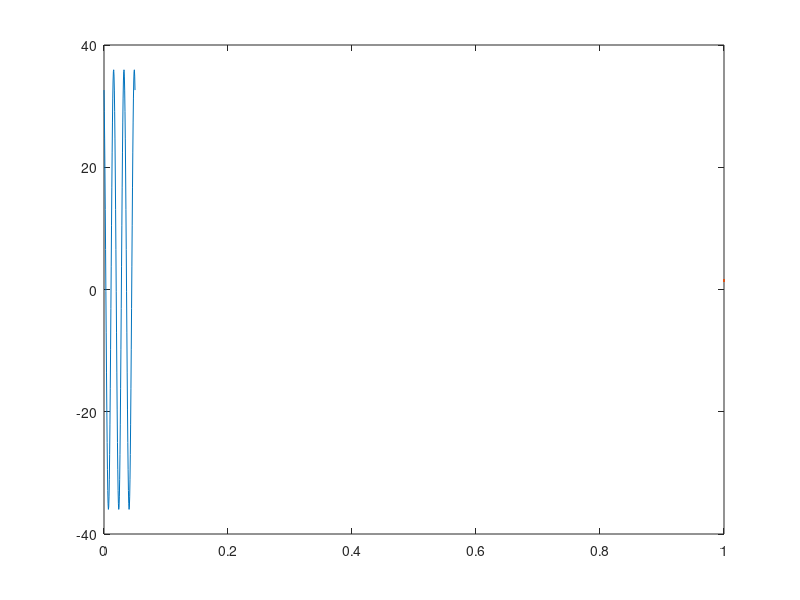

Recreate this plot in MATLAB. (Note: this script raises an error after producing the figure.)
clear;
close all;
%% 2. Plotting A
x = linspace(0, 0.05, 100);  % 100 points from 0 to 0.05s
f = 60;  % in Hz
phase = 25;  % in degrees
V_0 = 36;  % initial voltage

V = V_0 * cos(2 * pi * f * x + deg2rad(phase)); % Calculate voltage over time

% Plot voltage over time
figure;
plot(x, V, LineWidth=1.5);
title("Voltage vs Time of AC Power Source", FontSize=16);
xlabel("Seconds (s)", FontSize=14);
ylabel("Voltage (V)", FontSize=14);
grid on;

%% 3. Plotting B
data = readtable("MatlabDataFit.xlsx");
data_1 = data.Data_1;
data_2 = data.Data_2;

trendline = polyfit(data_1, data_2, 1); % add linear fit to the data
m = trendline(1); % slope of the trendline
b = trendline(2); % intercept of the trendline
data_1_lin = linspace(min(data_1), max(data_1), 100);
data_2_lin = polyval(trendline, data_1_lin);

figure;
scatter(data_1, data_2, "green", "filled", "d") % scatter plot
hold on;
plot(data_1_lin, data_2_lin, LineWidth=1.5) % best linear fit
title("Example Data Plotting from Excel", FontSize=16)
xlabel("Data_1", FontSize=14);
ylabel("Data_2", FontSize=14);
grid on;

% Equation for the trendline
trendlineEquation = sprintf("y = %.1fx + %.1f", m, b);
text(9, 17, trendlineEquation, FontSize=14)
legend("Original Data", "Trendline", "Location", "Best", "FontSize", 14)

hold off;
